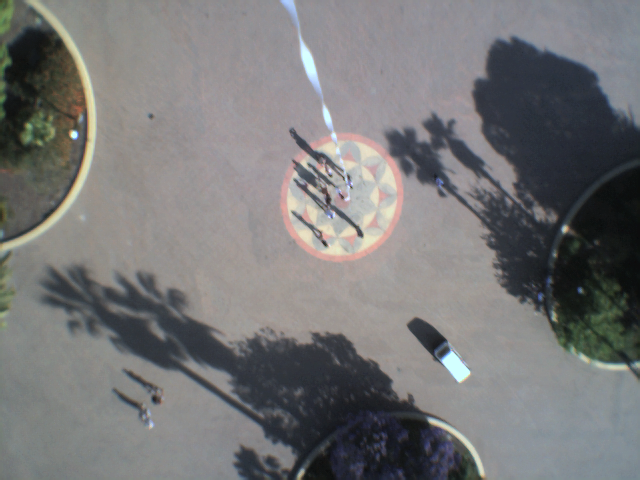
%> input picture Matlab/HoughTransform/TestImages/test_landing.bmp, 640 x 480 px
$ octave test1.m   (GNU Octave 9; MATLAB toolbox functions it lacks are replaced by stand-ins)
%> lines starting %> are read from the running program, lines starting %| are printed output that depends on the picture
%% Prepare Test File
% Read Bitmap from File
J = uint16(imread('./TestImages/test_landing.bmp', 'bmp'));

% Prepare each color
jR = uint16(bitand(bitshift((J(:,:,1) * (31/255)), 11),63488));
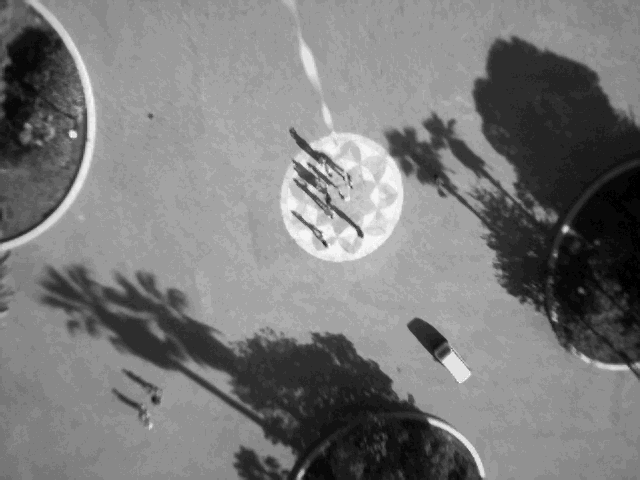
%> jR: size 480x640 uint16; min 2048, max 59392, mean 29591.1; drawn with min black and max white
jG = uint16(bitand(bitshift((J(:,:,2) * (63/255)), 5),2016));
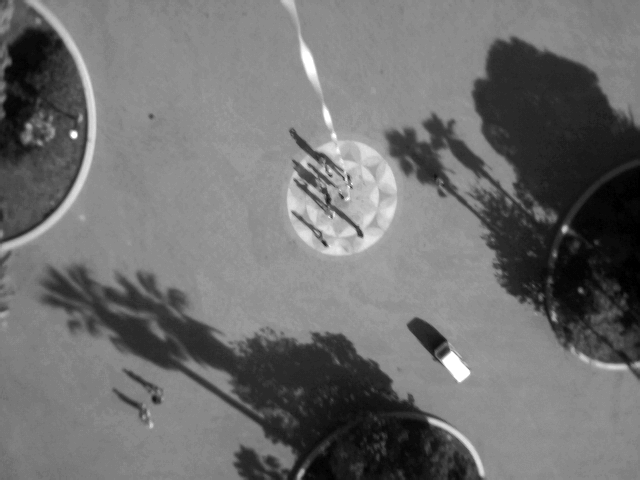
%> jG: size 480x640 uint16; min 96, max 2016, mean 938.4; drawn with min black and max white
jB = uint16(bitand(bitshift((J(:,:,3) * (31/255)), 0),31));
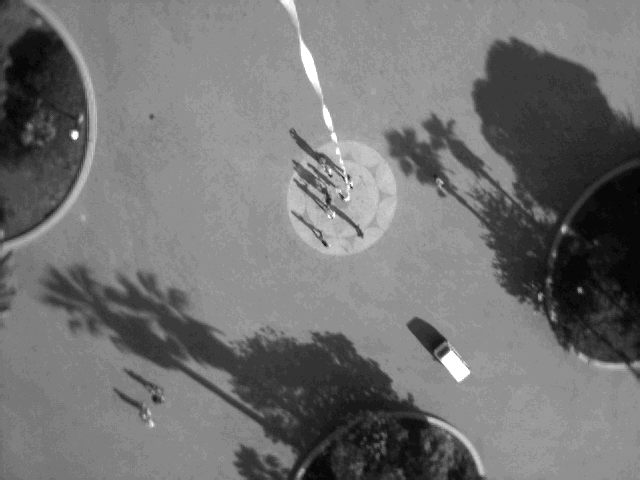
%> jB: size 480x640 uint16; min 1, max 31, mean 14.5; drawn with min black and max white

% Combine into 16-Bit RGB565 format
imgJ = bitor(bitor(jR, jG), jB);

%% First Pass - Perform Spacial Filtering & Hough Transform
% Sobel Adjustments
s_Divisor       = 8192;
s_Threshold     = 4;
h_Radius        = 60;

% Create Empty Image
sobelJ = uint16(zeros(480,640));
houghJ = uint8(zeros(480,640));

% Loop through Each Line
%> (the run ends here)
